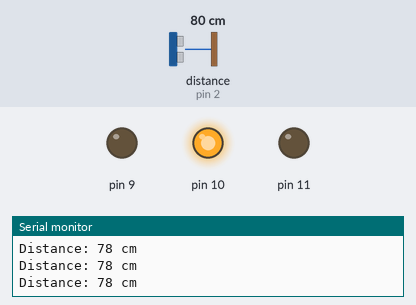
Bench run of a sketch on a simulated Arduino Uno, built with avr-gcc and run on an emulated ATmega328P. Parts: output pins drawn as LEDs (lit = HIGH), the last lines printed to the serial monitor. Wiring (inferred from the names in the program): ultrasonic range finder: trigger pin 3; echo pin 2. The test bench sets the inputs (shaded band); at power-on: distance to the obstacle (sensor on pin 2) 80 cm. The echo pulse lasts 58.3 µs per cm; pins used as bus, display or sensor lines are not drawn.

Above: at 1.2 s.
1.3 s: distance to the obstacle (sensor on pin 2) set to 35 cm
4.3 s: distance to the obstacle (sensor on pin 2) set to 30 cm
At 5.3 s:
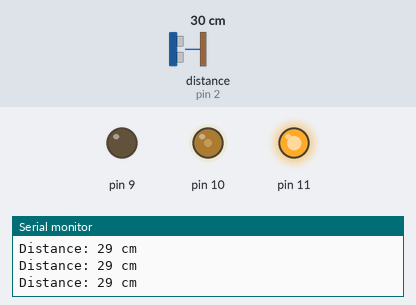
5.8 s: distance to the obstacle (sensor on pin 2) set to 13 cm
8.8 s: distance to the obstacle (sensor on pin 2) set to 10 cm
At 9.6 s:
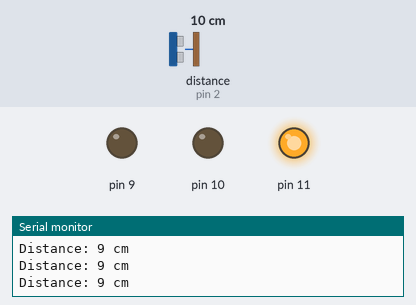
10.3 s: distance to the obstacle (sensor on pin 2) set to 60 cm
At 10.7 s:
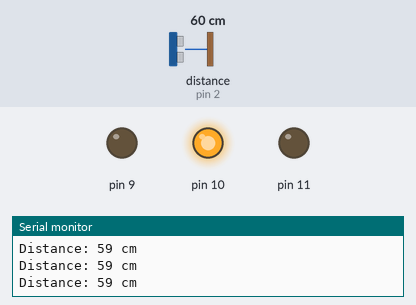
11.8 s: distance to the obstacle (sensor on pin 2) set to 2 cm
At 13.1 s:
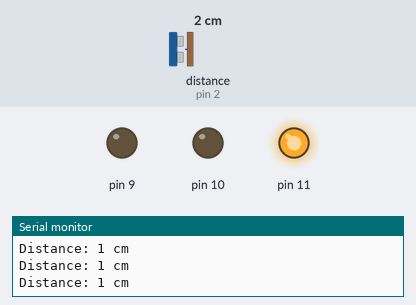
Timing chart, 0 to 14.3 s (numbered marks = the images above; inputs shaded):
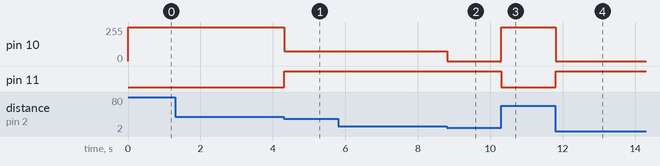

Measured:
- the behaviour switches between 32 and 31 cm on distance to the obstacle (sensor on pin 2) (found by bisection; images 0 and 1)
- the behaviour switches between 12 and 11 cm on distance to the obstacle (sensor on pin 2) (found by bisection; images 1 and 2)
- after the input at 4.3 s, pin 10: 255/255 → 75/255 at once; pin 11: LOW → HIGH at once
- after the input at 8.8 s, pin 10: 75/255 → 0/255 at once
- after the input at 10.3 s, pin 10: 0/255 → 255/255 at once; pin 11: HIGH → LOW at once
- after the input at 11.8 s, pin 10: 255/255 → 0/255 at once; pin 11: LOW → HIGH at once

The sketch:

3.8-Distance_Sensing.ino
```cpp
//
#define echoPin 2 // attach pin D2 Arduino to pin Echo of HC-SR04
#define trigPin 3 //attach pin D3 Arduino to pin Trig of HC-SR04

// defines variables
long duration; // variable for the duration of sound wave travel
int distance; // variable for the distance measurement

void setup() {
  Serial.begin(9600); // // Serial Communication is starting with 9600 of baudrate speed
  pinMode(trigPin, OUTPUT); // Sets the trigPin as an OUTPUT
  pinMode(echoPin, INPUT); // Sets the echoPin as an INPUT
  pinMode(11, OUTPUT);
  pinMode(10, OUTPUT);
  pinMode(9, OUTPUT);
}
void loop()
{

 //Red
 if(distance >= 0 && distance <= 10){
 analogWrite(11,255);
 analogWrite(10,0);
 analogWrite(9,0);
 }

 //yellow
 else if (distance >= 11  && distance <= 30){
 analogWrite(11,255);
 analogWrite(10,75);
 analogWrite(9,0);
 }
 //Green
 else if(distance >=31 && distance <=400){
 analogWrite(11,0);
 analogWrite(10,255);
 analogWrite(9,0);
}
  //Unkown
  if(distance >=400 ){
  Serial.println("Distance: unkown ");
  analogWrite(11,0);
  analogWrite(10,0);
  analogWrite(9,0);
}
  else{
  // Displays the distance on the Serial Monitor
  // Displays the distance on the Serial Monitor
  Serial.print("Distance: ");
  Serial.print(distance);
  Serial.println(" cm");
}
  // Clears the trigPin condition
  digitalWrite(trigPin, LOW);
  delayMicroseconds(2);
  // Sets the trigPin HIGH (ACTIVE) for 10 microseconds
  digitalWrite(trigPin, HIGH);
  delayMicroseconds(10);
  digitalWrite(trigPin, LOW);
  // Reads the echoPin, returns the sound wave travel time in microseconds
  duration = pulseIn(echoPin, HIGH);
  // Calculating the distance
  distance = duration * 0.034 / 2; // Speed of sound wave divided by 2 (go and back)

}
```
